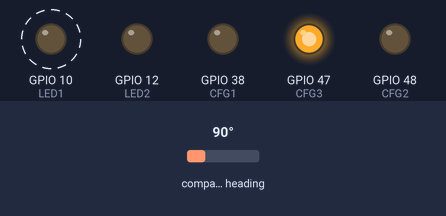
The sketch below on a simulated ESP32-S3. Parts: output pins drawn as LEDs (lit = HIGH). Wiring (inferred from the names in the program): AS5600 angle sensor at I2C address 0x36. Dashed ring = blinking. The test bench sets the inputs (shaded band); at power-on: compass heading 90°. What the sketch prints to the serial monitor is not drawn.

Above: at 0.55 s.
Timing chart, 0 to 3.5 s (numbered marks = the images above):
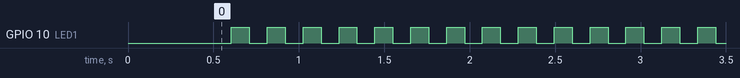

Measured:
- by itself, GPIO 10 (LED1): alternates HIGH for 0.10 s and LOW for 0.10 s

The sketch:

ESP-NOW_sender.ino
```cpp
/*
  ESP-NOW code from: https://RandomNerdTutorials.com/esp-now-esp32-arduino-ide/
*/

#include <esp_now.h>
#include <WiFi.h>

#include <Wire.h> //For I2C for encoder

// REPLACE WITH YOUR RECEIVER MAC Address
uint8_t broadcastAddress[] = {0x63, 0xE8, 0x33, 0x60, 0x74, 0x5C}; //REPLACE WITH YOUR SENDER

// Structure example to send data
// Must match the receiver structure
typedef struct struct_message {
  signed long pos;
} struct_message;

// Create a struct_message called myData
struct_message myData;

esp_now_peer_info_t peerInfo;

/////////////////////////
//     Pin Defines     //
/////////////////////////

//TMC2209 Stepper Driver
#define TMC_EN  21 //Low to enable motor, high to disable)
#define STEP    5
#define DIR     6
#define MS1     1
#define MS2     2
#define SPREAD  7
#define TMC_TX  17
#define TMC_RX  18
#define DIAG    16
#define INDEX   11

//PD Trigger (CH224K)
#define PG      15  //power good singnal (dont enable stepper untill this is good)
#define CFG1    38
#define CFG2    48
#define CFG3    47

//Other
#define VBUS    4
#define NTC     7
#define LED1    10
#define LED2    12
#define SW1     35
#define SW2     36
#define SW3     37
#define AUX1    14
#define AUX2    13

////////////////////////////
// Global Variable Defines //
////////////////////////////
//USB PD Trigger
bool PGState = 0; //power good singal from trigger IC

long lastFlash = 0;
int flashInt = 100;
bool flashState = 0;

//position to send
signed long pos = 0;

//AS5600 Hall Effect Encoder
#define AS5600_ADDRESS 0x36 // I2C address of the AS5600 sensor
signed long total_encoder_counts = 0;

// callback when data is sent
void OnDataSent(const uint8_t *mac_addr, esp_now_send_status_t status) {
//  Serial.print("\r\nLast Packet Send Status:\t");
//  Serial.println(status == ESP_NOW_SEND_SUCCESS ? "Delivery Success" : "Delivery Fail");
}

void setup() {
  pinMode(SW1, INPUT);
  pinMode(SW2, INPUT);
  pinMode(SW3, INPUT);
  pinMode(LED1, OUTPUT);
  pinMode(LED2, OUTPUT);

  //PD Trigger Setup
  pinMode(PG, INPUT);
  pinMode(CFG1, OUTPUT);
  pinMode(CFG2, OUTPUT);
  pinMode(CFG3, OUTPUT);
                            //  5V   9V   12V   15V   20V  (Can also be changed on the fly)
  digitalWrite(CFG1, LOW);  //  1    0     0     0     0
  digitalWrite(CFG2, LOW);  //  -    0     0     1     1
  digitalWrite(CFG3, HIGH); //  -    0     1     1     0

  digitalWrite(LED1, LOW);
  digitalWrite(LED2, LOW);


  delay(500); //delay needed before "Serial.begin" to ensure bootloader mode entered correctly. Otherwise bootloader mode may need to be manually entered by holding BOOT, press RST, release BOOT
  Serial.begin(115200);
  Serial.println("Code Starting");

  // Set device as a Wi-Fi Station
  WiFi.mode(WIFI_STA);

  // Init ESP-NOW
  if (esp_now_init() != ESP_OK) {
    Serial.println("Error initializing ESP-NOW");
    return;
  }

  // Once ESPNow is successfully Init, we will register for Send CB to
  // get the status of Trasnmitted packet
  esp_now_register_send_cb(OnDataSent);

  // Register peer
  memcpy(peerInfo.peer_addr, broadcastAddress, 6);
  peerInfo.channel = 0;
  peerInfo.encrypt = false;

  // Add peer
  if (esp_now_add_peer(&peerInfo) != ESP_OK){
    Serial.println("Failed to add peer");
    return;
  }

  //AS5600 Hall Encoder Setup
  Wire.begin(SDA, SCL);  //start wire with earlier defined pins

}

void loop() {
  //flash LED to show code is running
  if (millis() - lastFlash > flashInt){
    lastFlash = millis();
    digitalWrite(LED1, flashState);
    if (flashState == 0){
      flashState = 1;
    } else {
      flashState = 0;
    }
  }

  int raw_counts;
  static int prev_raw_counts = 0;
  static signed long revolutions = 0;
  float angle;
    // Request the raw encoder counts from the AS5600 sensor
  Wire.beginTransmission(AS5600_ADDRESS);
  Wire.write(0x0C); // Register address for raw angle output (0x0C)
  Wire.endTransmission(false);
  Wire.requestFrom(AS5600_ADDRESS, 2); // Request 2 bytes of data
  if (Wire.available() >= 2) {
    raw_counts = Wire.read() << 8 | Wire.read(); // Combine two bytes to get the counts value
  }

  // Convert raw counts to angle in degrees if that is what's needed
  angle = (raw_counts * 360.0) / 4096.0;

  // Check to see if it has gone past "home" over one full rotation
  if (prev_raw_counts > 3000 && raw_counts < 1000) {
    revolutions++;
  } else if (prev_raw_counts < 1000 && raw_counts > 3000) {
    revolutions--;
  }

  // Update the previous raw counts
  prev_raw_counts = raw_counts;

  total_encoder_counts = raw_counts + (4096 * revolutions);


  Serial.println("");
  Serial.print("Encoder Counts: ");
  Serial.println(total_encoder_counts);
  Serial.println("");


//  if (digitalRead(SW3) == LOW) {
//    pos = pos + 300;
//    Serial.print("Pos increased to: ");
//    Serial.println(pos);
//  }
//
//  if (digitalRead(SW1) == LOW) {
//    pos = pos - 300;
//    Serial.print("pos decreased to: ");
//    Serial.println(pos);
//  }
//
//  if (digitalRead(SW2) == LOW) {
//    pos = 0;
//    Serial.println("pos reset");
//  }


  // Set values to send
//  myData.pos = pos;
  myData.pos = total_encoder_counts;

  // Send message via ESP-NOW (should probably schedule as doesnt need to be too fast
  esp_err_t result = esp_now_send(broadcastAddress, (uint8_t *) &myData, sizeof(myData));

  if (result != ESP_OK) {
    Serial.println("Error sending the data");
  }
  delay(20);
}
```
